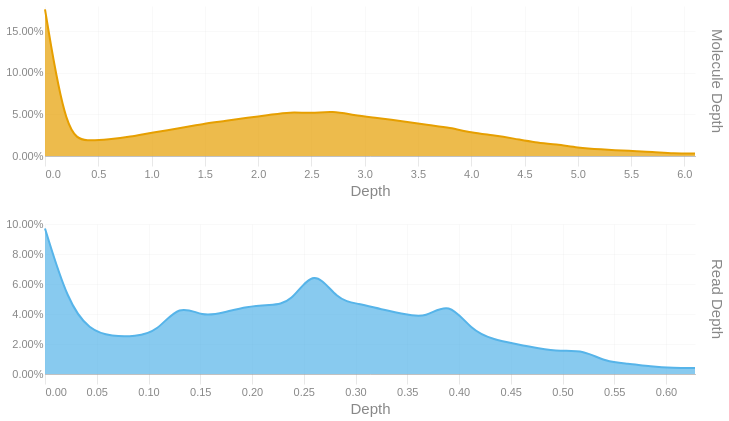

The cell this chart's notebook holds for it:
### Code cell
readdep = depth_hist(tb['Read Depth'], q99, 3)
readdep = readdep.with_columns(pl.lit('Read Depth').alias('Metric'))
if not SKIPLR:
    moldep = depth_hist(tb['Molecule Depth'], mol_q99, 1)
    moldep = moldep.with_columns(pl.lit('Molecule Depth').alias('Metric'))
    _hist = pl.concat([readdep, moldep])
    _hist = _hist.filter(pl.col('Proportion') != 0)
    with SafeRender(_hist):
        (
            alt.Chart(_hist)        
            .mark_area(interpolate = "basis")
            .encode(
                x=alt.X('Bin:Q').scale(domainMin=0).axis(alt.Axis(title='Depth')),
                y = alt.Y('Proportion:Q', title = None).axis(format = '.2%'),
                color = alt.Color('Metric:N').legend(None),
                row = alt.Row("Metric:N").header(title = None, labelOrient = 'right'),
                tooltip = [
                    alt.Tooltip("Metric:N", title = "Metric"),
                    alt.Tooltip('Interval:N', title = "Depth Interval"),
                    alt.Tooltip('Proportion:Q', title = "% Alignments").format('.2%')
                ]
            )
            .resolve_scale(x='independent', y='independent')
            .properties(
                height = 150, width = 650,
                usermeta={'embedOptions': {'downloadFileName': f'{samplename}.depth.hist'}}
            )
        ).display()
else:
    readdep = readdep.filter(pl.col('Proportion') != 0)
    with SafeRender(readdep):
        (
            alt.Chart(readdep)        
            .mark_area(interpolate = "basis")
            .encode(
                x=alt.X('Bin:Q').scale(domainMin=0).axis(alt.Axis(title='Depth')),
                y = alt.Y('Proportion:Q', title = None).axis(format = '.2%'),
                tooltip = [
                    alt.Tooltip('Interval:N', title = "Depth Interval"),
                    alt.Tooltip('Proportion:Q', title = "% Alignments").format('.2%')
                ]
            )
            .properties(
                usermeta={'embedOptions': {'downloadFileName': f'{samplename}.depth.hist'}}
            )
        ).display()

### Figure 1 — Vega-Lite specification as saved in the notebook (floating-point values rounded to 4 significant figures)
{"width": 650, "height": 150, "config": {"title": {"anchor": "start", "dy": -15, "fontSize": 18, "color": "#888888", "subtitleColor": "#888888", "subtitleFontSize": 14}, "arc": {"fill": "#0072B2"}, "axis": {"domainColor": "#888888", "domainWidth": 0.5, "gridWidth": 0.2, "grid": false, "titleFontWeight": 400, "titleFontSize": 15, "labelFontSize": 11, "labelColor": "#888888", "tickColor": "#888888", "tickWidth": 0.2, "titleColor": "#888888"}, "axisBand": {"grid": false}, "axisX": {"grid": true, "tickSize": 10, "domainCap": "round"}, "axisY": {"domain": false, "grid": true, "tickSize": 0, "domainCap": "round"}, "background": "transparent", "header": {"labelFontSize": 15, "labelColor": "#888888", "titleFontSize": 15, "titleFontWeight": 600, "titleColor": "#888888"}, "legend": {"labelFont": "sans-serif", "labelFontSize": 12, "labelColor": "#888888", "symbolSize": 100, "symbolType": "circle", "titleFontSize": 12, "titlePadding": 10, "titleColor": "#888888", "title": null}, "range": {"category": ["#E69F00", "#56B4E9", "#009E73", "#F0E442", "#0072B2", "#D55E00", "#CC79A7", "#000000"], "diverging": ["#cfe8f3", "#a2d4ec", "#73bfe2", "#46abdb", "#1696d2", "#12719e"]}, "area": {"fill": "#0072B2", "fillOpacity": 0.7, "line": true, "strokeOpacity": 0.7}, "line": {"color": "#0072B2", "stroke": "#0072B2", "strokeWidth": 2}, "trail": {"color": "#0072B2", "stroke": "#0072B2", "strokeWidth": 0, "size": 1}, "point": {"filled": true, "fillOpacity": 1.0, "size": 95}, "text": {"color": "#888888", "fontSize": 11, "align": "right", "fontWeight": 400, "size": 11}, "bar": {"fill": "#0072B2", "stroke": null}, "view": {"stroke": null, "continuousWidth": 660, "continuousHeight": 400}}, "data": {"name": "data-2598dbcc8abb4a897f86398a465f5c29"}, "mark": {"type": "area", "interpolate": "basis"}, "encoding": {"color": {"field": "Metric", "legend": null, "type": "nominal"}, "row": {"field": "Metric", "header": {"title": null, "labelOrient": "right"}, "type": "nominal"}, "tooltip": [{"field": "Metric", "title": "Metric", "type": "nominal"}, {"field": "Interval", "title": "Depth Interval", "type": "nominal"}, {"field": "Proportion", "format": ".2%", "title": "% Alignments", "type": "quantitative"}], "x": {"axis": {"title": "Depth"}, "field": "Bin", "scale": {"domainMin": 0}, "type": "quantitative"}, "y": {"axis": {"format": ".2%"}, "field": "Proportion", "title": null, "type": "quantitative"}}, "resolve": {"scale": {"x": "independent", "y": "independent"}}, "usermeta": {"embedOptions": {"downloadFileName": "TF26LRJL0074_50B_L_10484332_23Y22YLT4_L7.depth.hist"}}, "$schema": "https://vega.github.io/schema/vega-lite/v6.4.1.json", "datasets": {"data-2598dbcc8abb4a897f86398a465f5c29": [{"Bin": 0.0, "Interval": "0.0-0.022", "Proportion": 0.097, "Metric": "Read Depth"}, {"Bin": 0.022, "Interval": "0.022-0.043", "Proportion": 0.048, "Metric": "Read Depth"}, {"Bin": 0.043, "Interval": "0.043-0.065", "Proportion": 0.029, "Metric": "Read Depth"}, {"Bin": 0.065, "Interval": "0.065-0.087", "Proportion": 0.025, "Metric": "Read Depth"}, {"Bin": 0.087, "Interval": "0.087-0.108", "Proportion": 0.025, "Metric": "Read Depth"}, {"Bin": 0.108, "Interval": "0.108-0.13", "Proportion": 0.028, "Metric": "Read Depth"}, {"Bin": 0.13, "Interval": "0.13-0.152", "Proportion": 0.047, "Metric": "Read Depth"}, {"Bin": 0.152, "Interval": "0.152-0.173", "Proportion": 0.038, "Metric": "Read Depth"}, {"Bin": 0.173, "Interval": "0.173-0.195", "Proportion": 0.041, "Metric": "Read Depth"}, {"Bin": 0.195, "Interval": "0.195-0.217", "Proportion": 0.045, "Metric": "Read Depth"}, {"Bin": 0.217, "Interval": "0.217-0.238", "Proportion": 0.046, "Metric": "Read Depth"}, {"Bin": 0.238, "Interval": "0.238-0.26", "Proportion": 0.047, "Metric": "Read Depth"}, {"Bin": 0.26, "Interval": "0.26-0.282", "Proportion": 0.072, "Metric": "Read Depth"}, {"Bin": 0.282, "Interval": "0.282-0.303", "Proportion": 0.049, "Metric": "Read Depth"}, {"Bin": 0.303, "Interval": "0.303-0.325", "Proportion": 0.047, "Metric": "Read Depth"}, {"Bin": 0.325, "Interval": "0.325-0.347", "Proportion": 0.043, "Metric": "Read Depth"}, {"Bin": 0.347, "Interval": "0.347-0.368", "Proportion": 0.04, "Metric": "Read Depth"}, {"Bin": 0.368, "Interval": "0.368-0.39", "Proportion": 0.037, "Metric": "Read Depth"}, {"Bin": 0.39, "Interval": "0.39-0.412", "Proportion": 0.049, "Metric": "Read Depth"}, {"Bin": 0.412, "Interval": "0.412-0.433", "Proportion": 0.029, "Metric": "Read Depth"}, {"Bin": 0.433, "Interval": "0.433-0.455", "Proportion": 0.023, "Metric": "Read Depth"}, {"Bin": 0.455, "Interval": "0.455-0.477", "Proportion": 0.02, "Metric": "Read Depth"}, {"Bin": 0.477, "Interval": "0.477-0.498", "Proportion": 0.017, "Metric": "Read Depth"}, {"Bin": 0.498, "Interval": "0.498-0.52", "Proportion": 0.015, "Metric": "Read Depth"}, {"Bin": 0.52, "Interval": "0.52-0.542", "Proportion": 0.016, "Metric": "Read Depth"}, {"Bin": 0.542, "Interval": "0.542-0.563", "Proportion": 0.008, "Metric": "Read Depth"}, {"Bin": 0.563, "Interval": "0.563-0.585", "Proportion": 0.007, "Metric": "Read Depth"}, {"Bin": 0.585, "Interval": "0.585-0.607", "Proportion": 0.005, "Metric": "Read Depth"}, {"Bin": 0.607, "Interval": "0.607-0.628", "Proportion": 0.004, "Metric": "Read Depth"}, {"Bin": 0.628, "Interval": "0.628-0.65", "Proportion": 0.004, "Metric": "Read Depth"}, {"Bin": 0.0, "Interval": "0.0-0.2", "Proportion": 0.176, "Metric": "Molecule Depth"}, {"Bin": 0.2, "Interval": "0.2-0.4", "Proportion": 0.022, "Metric": "Molecule Depth"}, {"Bin": 0.4, "Interval": "0.4-0.6", "Proportion": 0.018, "Metric": "Molecule Depth"}, {"Bin": 0.6, "Interval": "0.6-0.8", "Proportion": 0.02, "Metric": "Molecule Depth"}, {"Bin": 0.8, "Interval": "0.8-1.0", "Proportion": 0.023, "Metric": "Molecule Depth"}, {"Bin": 1.0, "Interval": "1.0-1.3", "Proportion": 0.028, "Metric": "Molecule Depth"}, {"Bin": 1.3, "Interval": "1.3-1.5", "Proportion": 0.034, "Metric": "Molecule Depth"}, {"Bin": 1.5, "Interval": "1.5-1.7", "Proportion": 0.039, "Metric": "Molecule Depth"}, {"Bin": 1.7, "Interval": "1.7-1.9", "Proportion": 0.042, "Metric": "Molecule Depth"}, {"Bin": 1.9, "Interval": "1.9-2.1", "Proportion": 0.046, "Metric": "Molecule Depth"}, {"Bin": 2.1, "Interval": "2.1-2.3", "Proportion": 0.049, "Metric": "Molecule Depth"}, {"Bin": 2.3, "Interval": "2.3-2.5", "Proportion": 0.053, "Metric": "Molecule Depth"}, {"Bin": 2.5, "Interval": "2.5-2.7", "Proportion": 0.051, "Metric": "Molecule Depth"}, {"Bin": 2.7, "Interval": "2.7-2.9", "Proportion": 0.054, "Metric": "Molecule Depth"}, {"Bin": 2.9, "Interval": "2.9-3.1", "Proportion": 0.049, "Metric": "Molecule Depth"}, {"Bin": 3.1, "Interval": "3.1-3.4", "Proportion": 0.046, "Metric": "Molecule Depth"}, {"Bin": 3.4, "Interval": "3.4-3.6", "Proportion": 0.041, "Metric": "Molecule Depth"}, {"Bin": 3.6, "Interval": "3.6-3.8", "Proportion": 0.037, "Metric": "Molecule Depth"}, {"Bin": 3.8, "Interval": "3.8-4.0", "Proportion": 0.034, "Metric": "Molecule Depth"}, {"Bin": 4.0, "Interval": "4.0-4.2", "Proportion": 0.028, "Metric": "Molecule Depth"}, {"Bin": 4.2, "Interval": "4.2-4.4", "Proportion": 0.025, "Metric": "Molecule Depth"}, {"Bin": 4.4, "Interval": "4.4-4.6", "Proportion": 0.021, "Metric": "Molecule Depth"}, {"Bin": 4.6, "Interval": "4.6-4.8", "Proportion": 0.016, "Metric": "Molecule Depth"}, {"Bin": 4.8, "Interval": "4.8-5.0", "Proportion": 0.014, "Metric": "Molecule Depth"}, {"Bin": 5.0, "Interval": "5.0-5.2", "Proportion": 0.01, "Metric": "Molecule Depth"}, {"Bin": 5.2, "Interval": "5.2-5.5", "Proportion": 0.008, "Metric": "Molecule Depth"}, {"Bin": 5.5, "Interval": "5.5-5.7", "Proportion": 0.006, "Metric": "Molecule Depth"}, {"Bin": 5.7, "Interval": "5.7-5.9", "Proportion": 0.005, "Metric": "Molecule Depth"}, {"Bin": 5.9, "Interval": "5.9-6.1", "Proportion": 0.003, "Metric": "Molecule Depth"}, {"Bin": 6.1, "Interval": "6.1-6.29", "Proportion": 0.003, "Metric": "Molecule Depth"}]}}
